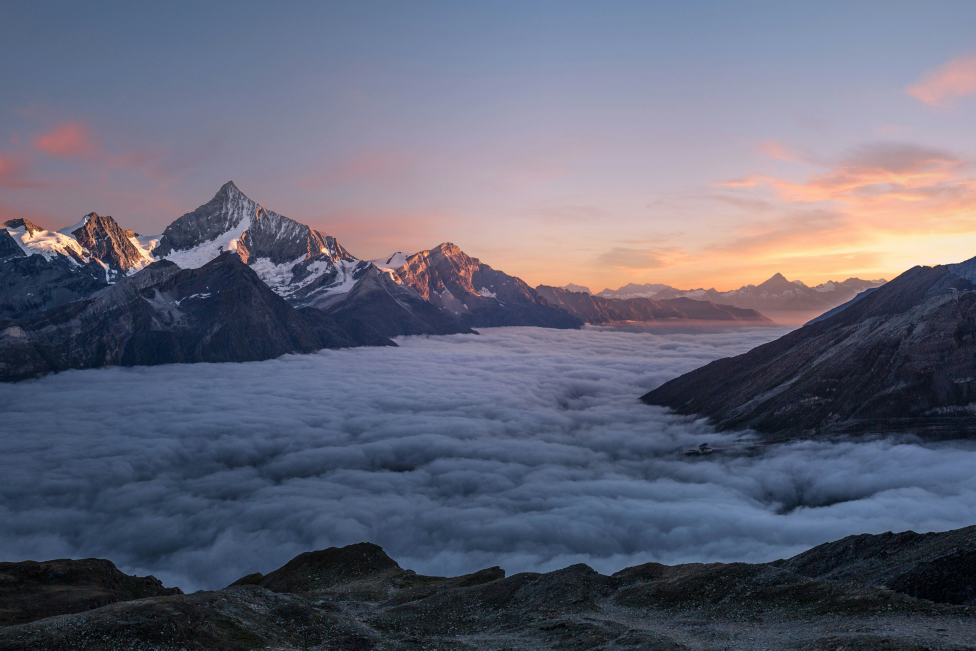
#> input picture ml-services/uploads/test_image.jpg, 4878 x 3252 px (shown at 1/5 size)
$ python test_change_detection.py
#> lines starting #> are read from the running program, lines starting #| are printed output that depends on the picture; after the words box and inside, x2 and y2 are one past the last pixel; in counts of white or black regions, pixels touching at a corner belong together
### ml-services/utils/image_processor.py
#feeding all image processing before sending to ML model
import numpy as np
#Opens JPG/PNG files
from PIL import Image
import os
import cv2

#class to handle image processing
#basically photo editor before sending to AI model
class ImageProcessor:
    def __init__(self,target_size=256):
        self.target_size = target_size
        print("ImageProcessor initialized with target size:", self.target_size)

    def load_image(self,image_path):
#> called with image_path = 'uploads/test_image.jpg'
            try:
                if not os.path.exists(image_path):
                    print("File does not exist:", image_path)
                    return None
                img = Image.open(image_path)
#> img is the input picture: PIL image 4878x3252 RGB; mean R, G, B 99.1, 101.1, 118.5
                #converting to same format
                img=img.convert('RGB')
                #image to numbers  conversion using numpy
                img_array=np.array(img)
                print("Image loaded : {img_array.shape}")
                return img_array
            except Exception as e:
                print("Error loading image:", e)
                return None

    def resize_image(self,img_array):

            try:
                #current dimensions
                current_height, current_width = img_array.shape[:2]
#> current_height = 3252; current_width = 4878

                if current_width>self.target_size or current_height>self.target_size:
                     #shrink image
                     interpolation = cv2.INTER_AREA
                else:
                     #enlarge image
                     interpolation = cv2.INTER_CUBIC

                resized= cv2.resize(
                     img_array,
                        (self.target_size, self.target_size),
                        # interpolation method based on shrinking or enlarging
                        interpolation=interpolation
                )
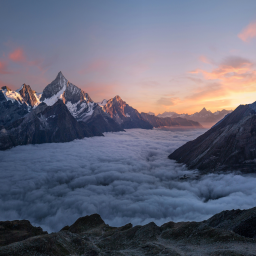
#> resized: shape (256, 256, 3); mean R, G, B 99.1, 101.1, 118.5
                print("image resized to:{self.target_size}*{self.target_size}")
                return resized
            except Exception as e:
                print("Error resizing image:", e)
                return None

    # [88 lines left out: functions normalize_image, preprocess_image, preprocess_batch, save_preprocessed_comparison, not called in this run]

### ml-services/utils/change_detector.py

import numpy as np
import cv2

class ChangeDetector:
    """
    Detects changes between two temporal images
    Useful for tracking sand mining, deforestation, construction
    """

    def __init__(self, change_threshold=50):
        """
        Initialize change detector

        Args:
            change_threshold (int): Pixel difference above this = changed (0-255)
        """
        self.change_threshold = change_threshold

        print(f"ChangeDetector initialized")
        print(f"   Change threshold: {change_threshold}")

    def detect_changes(self, image_before, image_after):
        """
        Detect pixel-level changes between two images

        Args:
            image_before (numpy.ndarray): Earlier image (0-255 or 0-1)
            image_after (numpy.ndarray): Later image (0-255 or 0-1)

        Returns:
            tuple: (change_mask, change_percentage, difference_image)
                - change_mask: Binary mask (1=changed, 0=unchanged)
                - change_percentage: Percentage of image that changed
                - difference_image: Absolute difference between images
        """
        print("\n Detecting changes between images...")

        try:
            # Make copies
            img1 = image_before.copy()
            img2 = image_after.copy()

            # Ensure both images are in 0-255 range
            if img1.max() <= 1.0:
                img1 = (img1 * 255).astype(np.uint8)
            if img2.max() <= 1.0:
                img2 = (img2 * 255).astype(np.uint8)

            # Check if images have same shape
            if img1.shape != img2.shape:
                print(f" Images have different shapes!")
                print(f"   Before: {img1.shape}, After: {img2.shape}")
                print(f"   Resizing 'after' image to match 'before'...")
                img2 = cv2.resize(img2, (img1.shape[1], img1.shape[0]))

            # Calculate absolute difference
            # For RGB images, calculate difference for each channel
            if len(img1.shape) == 3:
                # Calculate per-channel difference
                diff_r = np.abs(img1[:, :, 2].astype(np.float32) - img2[:, :, 2].astype(np.float32))
                diff_g = np.abs(img1[:, :, 1].astype(np.float32) - img2[:, :, 1].astype(np.float32))
                diff_b = np.abs(img1[:, :, 0].astype(np.float32) - img2[:, :, 0].astype(np.float32))

                # Average difference across channels
                difference = (diff_r + diff_g + diff_b) / 3.0
            else:
                # Grayscale image
                difference = np.abs(img1.astype(np.float32) - img2.astype(np.float32))

            # Create change mask (binary: changed or not)
            change_mask = (difference > self.change_threshold).astype(np.uint8)

            # Calculate change percentage
            total_pixels = int(change_mask.size)
            changed_pixels = int(np.sum(change_mask))
            change_percentage = (changed_pixels / total_pixels) * 100.0

            print(f"   Change statistics:")
            print(f"   - Total pixels: {total_pixels:,}")
            print(f"   - Changed pixels: {changed_pixels:,}")
            print(f"   - Change percentage: {change_percentage:.2f}%")
            print(f"   - Max difference: {difference.max():.1f}")
            print(f"   - Mean difference: {difference.mean():.1f}")

            # Interpret results
            if change_percentage < 5:
                print(f"   ✅ Minimal change detected (< 5%)")
            elif change_percentage < 20:
                print(f"   🟡 Moderate change detected ({change_percentage:.1f}%)")
            else:
                print(f"   ⚠️  Significant change detected ({change_percentage:.1f}%)")

            return change_mask, change_percentage, difference.astype(np.uint8)

        except Exception as e:
            print(f"❌ Error detecting changes: {str(e)}")
            import traceback
            traceback.print_exc()
            return None, 0.0, None

    def visualize_changes(self, image_before, image_after, change_mask, output_path):
        """
        Create side-by-side visualization with changes highlighted

        Args:
            image_before: Earlier image
            image_after: Later image
            change_mask: Binary mask of changed areas
            output_path: Where to save visualization
        """
        try:
            print("\n🎨 Creating change visualization...")

            # Prepare images
            img1 = image_before.copy()
            img2 = image_after.copy()

            if img1.max() <= 1.0:
                img1 = (img1 * 255).astype(np.uint8)
            if img2.max() <= 1.0:
                img2 = (img2 * 255).astype(np.uint8)

            # Ensure change_mask is 2D
            if len(change_mask.shape) > 2:
                change_mask = change_mask[:, :, 0]

            # Create highlighted version of "after" image
            img2_highlighted = img2.copy()

            # Overlay changes in red
            red_overlay = np.zeros_like(img2_highlighted)
            red_overlay[:, :, 2] = 255  # Red channel

            alpha = 0.4
            change_mask_3d = np.stack([change_mask, change_mask, change_mask], axis=2)
            img2_highlighted = np.where(
                change_mask_3d == 1,
                cv2.addWeighted(img2_highlighted, 1-alpha, red_overlay, alpha, 0),
                img2_highlighted
            )

            # Create side-by-side comparison
            import matplotlib.pyplot as plt

            fig, axes = plt.subplots(1, 3, figsize=(18, 6))

            # Before image
            axes[0].imshow(cv2.cvtColor(img1, cv2.COLOR_BGR2RGB))
            axes[0].set_title('Before', fontsize=14, fontweight='bold')
            axes[0].axis('off')

            # After image
            axes[1].imshow(cv2.cvtColor(img2, cv2.COLOR_BGR2RGB))
            axes[1].set_title('After', fontsize=14, fontweight='bold')
            axes[1].axis('off')

            # Changes highlighted
            axes[2].imshow(cv2.cvtColor(img2_highlighted, cv2.COLOR_BGR2RGB))
            axes[2].set_title('Changes Highlighted (Red)', fontsize=14, fontweight='bold')
            axes[2].axis('off')

            plt.tight_layout()
            plt.savefig(output_path, dpi=150, bbox_inches='tight')
            plt.close()

            print(f"Change visualization saved to: {output_path}")

        except Exception as e:
            print(f"Error creating visualization: {str(e)}")
            import traceback
            traceback.print_exc()

    def analyze_change_type(self, image_before, image_after, change_mask):
        """
        Analyze what type of change occurred (vegetation loss, construction, etc.)

        Args:
            image_before: Earlier image
            image_after: Later image
            change_mask: Binary mask of changed areas

        Returns:
            dict: Analysis results
        """
        print("\n📊 Analyzing change type...")

        try:
            # Get changed pixels from both images
            changed_before = image_before[change_mask == 1]
            changed_after = image_after[change_mask == 1]

            if len(changed_before) == 0:
                print("   No significant changes detected")
                return {"type": "none", "confidence": 0}

            # Calculate average RGB values in changed areas
            avg_before = np.mean(changed_before, axis=0)
            avg_after = np.mean(changed_after, axis=0)

            # Simple heuristics for change type
            # Green loss = vegetation removal
            green_change = avg_after[1] - avg_before[1]  # Green channel
            brightness_change = np.mean(avg_after) - np.mean(avg_before)

            analysis = {}

            if green_change < -30:
                analysis["type"] = "vegetation_loss"
                analysis["description"] = "Possible deforestation or land clearing"
            elif brightness_change > 30:
                analysis["type"] = "construction"
                analysis["description"] = "Possible new construction or excavation"
            elif brightness_change < -30:
                analysis["type"] = "water_increase"
                analysis["description"] = "Possible flooding or water accumulation"
            else:
                analysis["type"] = "general_change"
                analysis["description"] = "Land use change detected"

            print(f"   Change type: {analysis['type']}")
            print(f"   Description: {analysis['description']}")
            print(f"   Green channel change: {green_change:.1f}")
            print(f"   Brightness change: {brightness_change:.1f}")

            return analysis

        except Exception as e:
            print(f" Error analyzing change type: {str(e)}")
            return {"type": "unknown", "confidence": 0}

### ml-services/test_change_detection.py
"""
Test change detection functionality
"""

from utils.image_processor import ImageProcessor
from utils.change_detector import ChangeDetector
import numpy as np
import os

# Initialize
processor = ImageProcessor(target_size=256)
change_detector = ChangeDetector(change_threshold=50)

# Load test image
test_image_path = 'uploads/test_image.jpg'

if not os.path.exists(test_image_path):
    print("❌ Test image not found")
else:
    print("=" * 70)
    print("🧪 TESTING CHANGE DETECTION - SEVAS")
    print("=" * 70)

    # Load and resize image
    print("\n📂 Loading 'before' image...")
    img_before = processor.load_image(test_image_path)

    if img_before is not None:
        img_before = processor.resize_image(img_before)

        # Simulate an "after" image by making some changes
        print("\n🎨 Creating simulated 'after' image...")
        print("   (Darkening bottom-right quadrant to simulate change)")

        img_after = img_before.copy()

        # Darken bottom-right quadrant to simulate land use change
        h, w = img_after.shape[:2]
#> h = 256; w = 256
        img_after[h//2:, w//2:] = (img_after[h//2:, w//2:] * 0.5).astype(np.uint8)

        print("   ✅ 'After' image created (simulated change)")

        # Detect changes
        print("\n" + "="*70)
        change_mask, change_pct, diff_img = change_detector.detect_changes(
            img_before,
            img_after
        )
#> in detect_changes, `diff_b = np.abs(img1[:, :, 0].astype(np.float32) - img2[:, :, 0].astyp..`:
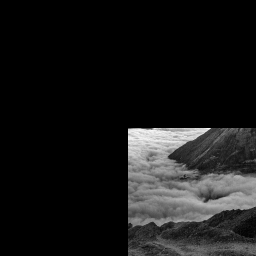
#> diff_b: shape (256, 256) float32; min 0, max 76, mean 7.3; drawn with min black and max white
#> in detect_changes, `difference = (diff_r + diff_g + diff_b) / 3.0`:
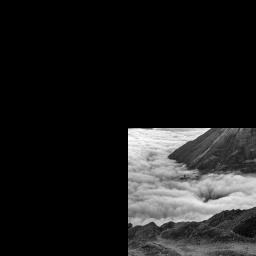
#> difference: shape (256, 256) float32; min 0, max 75, mean 9; drawn with min black and max white
#> in detect_changes, `change_mask = (difference > self.change_threshold).astype(np.uint8)`:
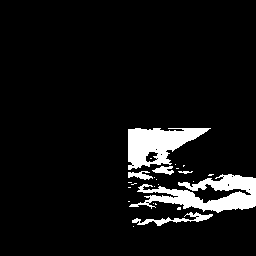
#> change_mask: shape (256, 256); values 0 (black) and 1 (white), 7.5% white; 24 white regions (18 under 20 px), largest, box (x1, y1, x2, y2) and area: (129, 174, 256, 213) 2350, (128, 128, 211, 170) 1924, (132, 212, 213, 226) 341, (128, 171, 153, 180) 126, (152, 166, 174, 175) 115, (178, 171, 193, 174) 28
#> in detect_changes, `changed_pixels = int(np.sum(change_mask))`: changed_pixels = 4938
#> in detect_changes, `change_percentage = (changed_pixels / total_pixels) * 100.0`: change_percentage = 7.53
#|    - Total pixels: 65,536
#|    - Changed pixels: 4,938
#|    - Change percentage: 7.53%
#|    - Max difference: 75.0
#|    - Mean difference: 9.0
#|    🟡 Moderate change detected (7.5%)
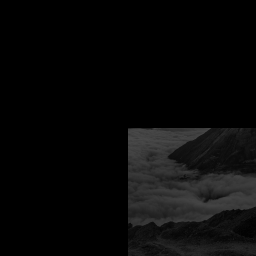
#> diff_img: shape (256, 256); min 0, max 75, mean 8.9
#> change_pct = 7.53

        if change_mask is not None:
            # Visualize changes
            print("\n" + "="*70)
            change_detector.visualize_changes(
                img_before,
                img_after,
                change_mask,
                'outputs/change_detection.png'
            )
#> in visualize_changes, `img2_highlighted = np.where( change_mask_3d == 1, cv2.addWeighted(img2..`:
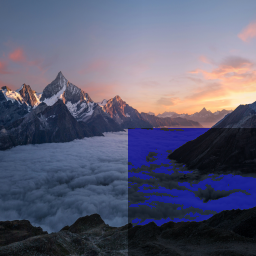
#> img2_highlighted: shape (256, 256, 3); mean of channels 0, 1, 2 90.3, 90.9, 113; drawn as R, G, B
#> in visualize_changes, `plt.savefig(output_path, dpi=150, bbox_inches='tight')`:
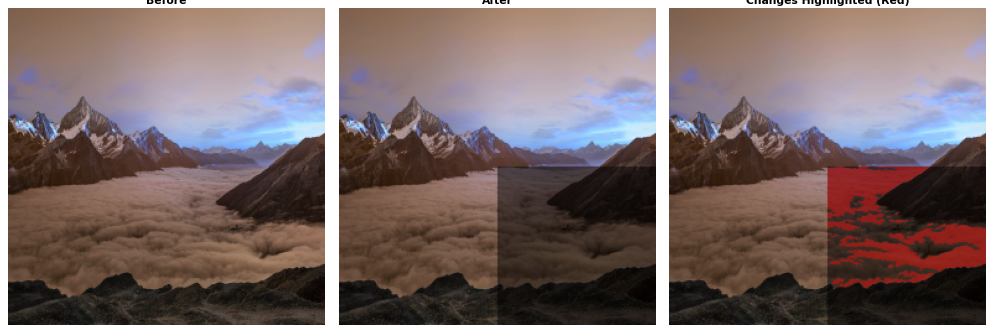
#> figure drawn by matplotlib, 3 panels; B, G, R data is drawn as R, G, B

            # Analyze change type
            print("\n" + "="*70)
            analysis = change_detector.analyze_change_type(
                img_before,
                img_after,
                change_mask
            )
#> in analyze_change_type, `avg_before = np.mean(changed_before, axis=0)`: avg_before = [98.77, 111.3, 141.5]
#> in analyze_change_type, `avg_after = np.mean(changed_after, axis=0)`: avg_after = [49.13, 55.42, 70.51]
#> in analyze_change_type, `green_change = avg_after[1] - avg_before[1]`: green_change = -55.92
#> in analyze_change_type, `brightness_change = np.mean(avg_after) - np.mean(avg_before)`: brightness_change = -58.85
#|    Green channel change: -55.9
#|    Brightness change: -58.9
#> analysis = {'type': 'vegetation_loss', 'description': 'Possible deforestation or land clearing'}

            print("\n" + "=" * 70)
            print("✅ CHANGE DETECTION COMPLETE!")
            print("\n📊 Summary:")
            print(f"   Change detected: {change_pct:.2f}% of image")
#|    Change detected: 7.53% of image
            print(f"   Change type: {analysis.get('type', 'unknown')}")
#|    Change type: vegetation_loss
            print(f"   Description: {analysis.get('description', 'N/A')}")
#|    Description: Possible deforestation or land clearing
            print("\n📁 Generated file:")
            print("   outputs/change_detection.png")
            print("=" * 70)
